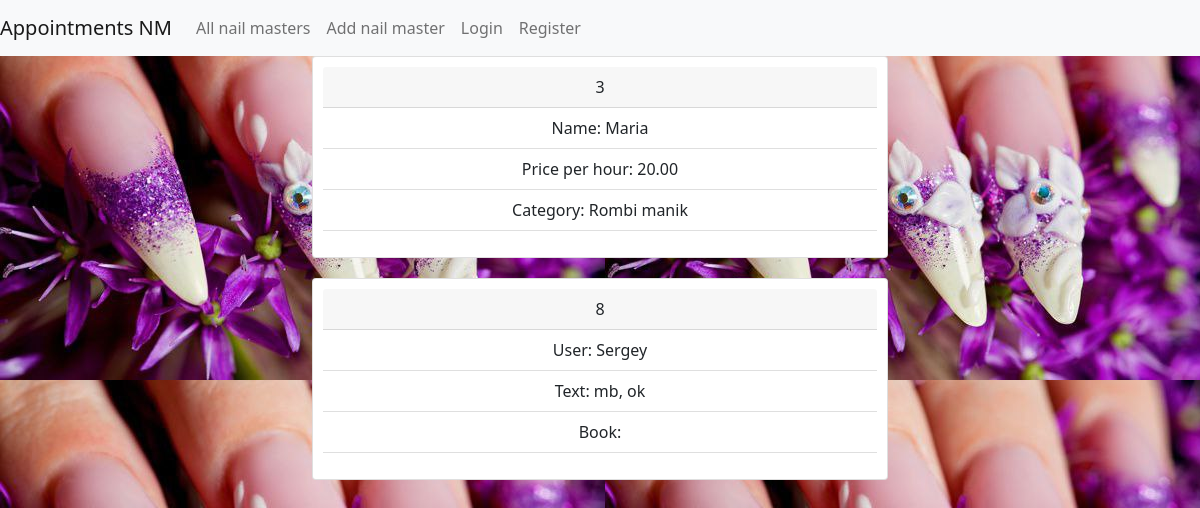
Screenshot of /app/nail_master_review_list/3/ with the database file from the repository.
### entry/models.py (models this page shows, shortened)
class NailMaster(models.Model):
    name = models.CharField(max_length=255)
    price_per_hour = models.DecimalField(max_digits=10, decimal_places=2)
    category = models.CharField(max_length=255)

class Review(models.Model):
    user = models.ForeignKey(User, on_delete=models.CASCADE)
    nail_master = models.ForeignKey(NailMaster, on_delete=models.CASCADE)
    text = models.TextField()

### entry/views.py (the view)
# urls.py: path('nail_master_review_list/<int:nail_master_id>/', views.nail_master_review_list, name='nail_master_review_list'),
def nail_master_review_list(request, nail_master_id):
    reviews = Review.objects.filter(nail_master=nail_master_id)
    nail_master = get_object_or_404(NailMaster, pk=nail_master_id)
    return render(request, 'nail_master_review_list.html', {'reviews': reviews, 'nail_master': nail_master})

### templates/nail_master_review_list.html (shortened to what this page needs)
{% extends 'base.html'%}
{%block content%}
    <div class="list card">
      <div class="card-header">
        {{nail_master.id}}
      </div>
      <ul class="list-group list-group-flush">
        <li class="list-group-item">Name: {{nail_master.name}}</li>
        <li class="list-group-item">Price per hour: {{nail_master.price_per_hour}}</li>
        <li class="list-group-item">Category: {{nail_master.category}}</li>
        <li class="list-group-item">
        </li>
      </ul>
    </div>
{% for review in reviews %}
    <div class="list card">
      <div class="card-header">
        {{review.id}}
      </div>
      <ul class="list-group list-group-flush">
        <li class="list-group-item">User: {{review.user}}</li>
        <li class="list-group-item">Text: {{review.text}}</li>
        <li class="list-group-item">Book: {{review.book}}</li>
          <li class="list-group-item">
          </li>
      </ul>
    </div>
{% endfor %}
{% endblock %}

### static/styles.css (style rules this page uses)
body { background-attachment: fixed; background-image: url('img/NM.jpg'); }
.list { margin: 0 auto; width: 60%; text-align: center; padding: 10px; margin-bottom: 20px; }

### rows the page displays
NailMaster: id "3", name "Maria", price_per_hour "20.00", category "Rombi manik"
Review: id "8", user "Sergey", text "mb, ok"
